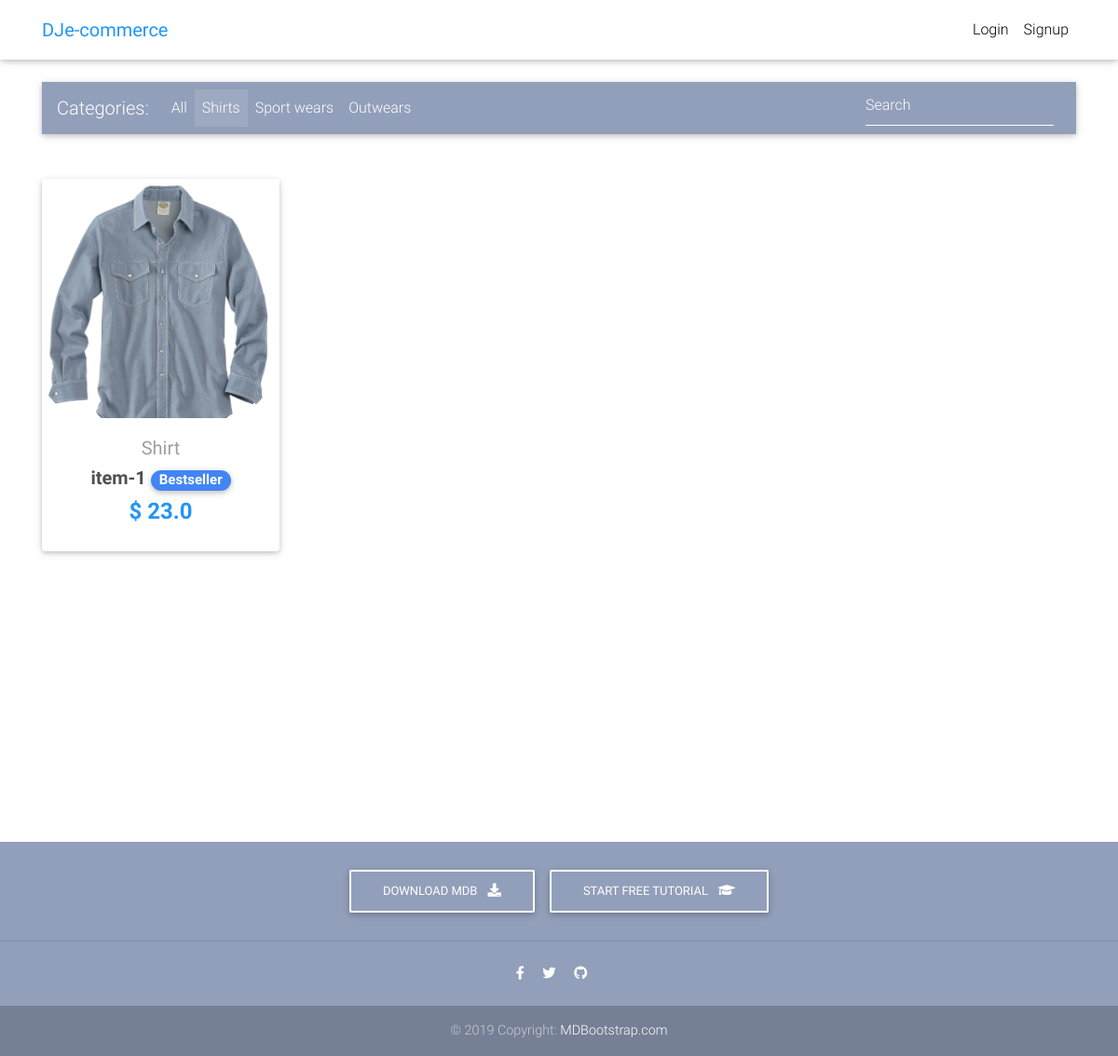
Page /shirts/ on the committed database.
### store/models.py (models this page shows, shortened)
class Item(models.Model):
    title = models.CharField(max_length=100)
    price = models.FloatField()
    discount_price = models.FloatField(blank=True, null=True)
    category = models.CharField(choices=CATEGORY_CHOICES, max_length=2)
    label = models.CharField(choices=LABEL_CHOICES, max_length=1)
    slug = models.SlugField()
    description = models.TextField(default='desc')
    image = models.ImageField()
    def get_absolute_url(self):
        return reverse("store:product", kwargs={
            'slug': self.slug
        })

### store/views.py (the view)
# urls.py: path('shirts/', views.HomeShirt.as_view(), name='shirts'),
class HomeShirt(ListView):
    model = Item
    paginate_by = 8
    template_name = 'shirt.html'
    def get_queryset(self):
        keyword = self.request.GET.get('keyword')
        if keyword:
            new_context = Item.objects.filter(title__contains=keyword, category = "S")
            return new_context
        else:
            new_context = Item.objects.filter(category='S')
            return new_context

### templates/shirt.html (shortened to what this page needs)
{% extends "base.html" %}
{% load static %}
{% block content %}
  <main>
  <link rel="stylesheet" href='{% static 'css/card.css' %}'>
    <div class="container">
      <nav class="navbar navbar-expand-lg navbar-dark mdb-color lighten-3 mt-3 mb-5">
        <span class="navbar-brand">Categories:</span>
        <div class="collapse navbar-collapse" id="basicExampleNav">
          <ul class="navbar-nav mr-auto">
            <li class="nav-item">
              <a class="nav-link" href="{% url 'store:home'%}">All
              </a>
            </li>
            <li class="nav-item active">
              <a class="nav-link" href="{% url 'store:shirts'%}">Shirts <span class="sr-only">hello</span></a>
            </li>
            <li class="nav-item">
              <a class="nav-link" href="{% url 'store:sportwear'%}">Sport wears</a>
            </li>
            <li class="nav-item">
              <a class="nav-link" href="{% url 'store:outwear'%}">Outwears</a>
            </li>
          </ul>
          <form class="form-inline">
            <div class="md-form my-0">
              <input class="form-control mr-sm-2" type="text" name="keyword" placeholder="Search" aria-label="Search">
            </div>
          </form>
        </div>
      </nav>
      <section class="text-center mb-4">
        <div class="row wow fadeIn">
          {% if object_list %}
          {% for item in object_list %}
          <div class="col-lg-3 col-md-6 mb-4">
            <div class="card">
              <div class="view overlay">
                <img src="{{ item.image.url }}" class="card-img-top">
              </div>
              <div class="card-body text-center">
                <a href="" class="grey-text">
                  <h5>{{ item.get_category_display }}</h5>
                </a>
                <h5>
                  <strong>
                    <a href="{{ item.get_absolute_url }}" class="dark-grey-text">{{ item.title }}
                      <span class="badge badge-pill {{ item.get_label_display }}-color">
                          {% if item.get_label_display == 'primary' %}
                              Bestseller
                           {% elif item.get_label_display == 'danger' %}
                              NEW
                           {% else  %}
                                Come on
                          {% endif %}
                      </span>
                    </a>
                  </strong>
                </h5>
                <h4 class="font-weight-bold blue-text">
                  <strong>$
                  {% if item.discount_price %}
                  {{ item.discount_price }}
                  {% else %}
                  {{ item.price }}
                  {% endif %}
                  </strong>
                </h4>
              </div>
            </div>
          </div>
          {% endfor %}
          {% else %}
        <h3 style="text-align: center;"> Nothing Found</h3>
          {% endif %}
        </div>
      </section>
    </div>
  </main>
<br><br><br><br><br><br>
{% endblock content %}

### static/css/card.css (style rules this page uses)
.card { height: 400px; }

### templates/base.html (style rules this page uses)
html, body, header, .carousel { height: 60vh; }

### rows in the picture
Item: image (picture), category "Shirt", title "item-1", label "Bestseller", price "23.0"
